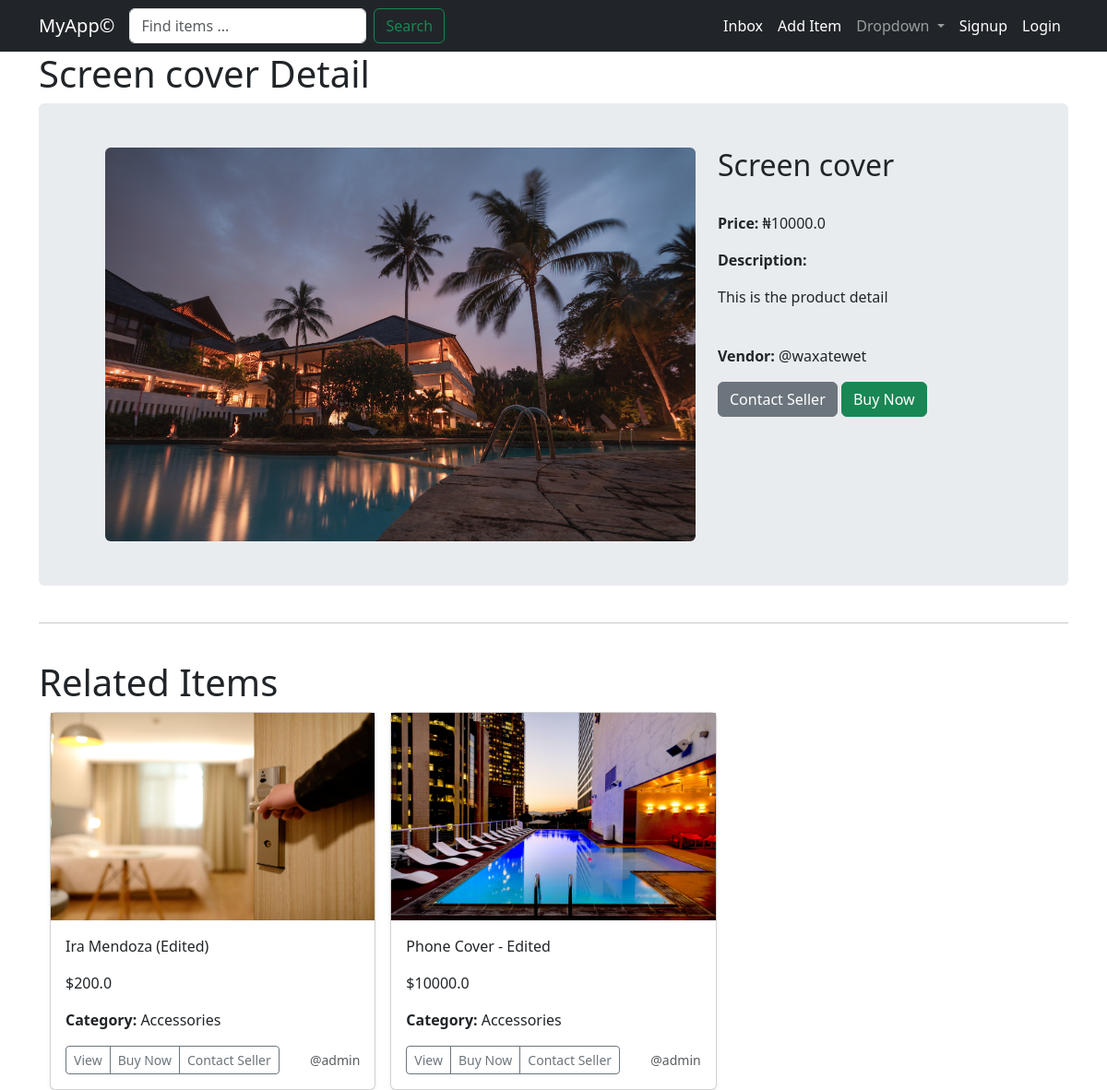
Screenshot of /detail/3/ with the database file from the repository.
### products/models.py (models this page shows, shortened)
class Product(models.Model):
    category = models.ForeignKey(Category, related_name="products", on_delete=models.CASCADE)
    name = models.CharField(max_length=50)
    price = models.FloatField()
    description = models.TextField()
    image = models.ImageField(upload_to="product_pics")
    created_by = models.ForeignKey(User, related_name="products", on_delete=models.CASCADE)
    created_at = models.DateTimeField(auto_now_add=True)
    is_sold = models.BooleanField(default=False)
    stock = models.IntegerField()
    class Meta:
        ordering = ["name"]

class Category(models.Model):
    name = models.CharField(max_length=100)
    class Meta:
        verbose_name_plural = "Categories"
        ordering = ["name"]

### products/views.py (the view)
# urls.py: path("<int:pk>/", views.detail, name="detail"),
def detail(request, pk):
    product = get_object_or_404(Product, pk=pk, is_sold=False)
    related_items = Product.objects.filter(category=product.category, is_sold=False).exclude(pk=pk)
    context = {
        "product": product,
        "related_items": related_items,
    }
    return render(request, "products/detail.html", context)

### products/templates/products/detail.html (shortened to what this page needs)
{% extends "products/base.html" %}
{% block content %}
<h1>{{ product.name }} Detail</h1>
<div class=" py-5 bg-body-secondary rounded">
 <div class="container">
   <div class="row mx-5">
     <div class="col-md-8">
       <img src="{{product.image.url}}" class="img-fluid rounded" width="100%">
     </div>
     <div class="col-md-4">
        <h2>{{product.name}}</h2>
         <br>
        <p><strong>Price: </strong> ₦{{ product.price }}</p>
        <p><strong>Description:</strong><br>
        </p>{{product.description}}</p>
         <br>
        <p><strong>Vendor: </strong>@{{product.created_by.username}}
        </p>
        <a href="" class="btn btn-secondary">Contact Seller</a>
        <a href="" class="btn btn-success">Buy Now</a>
        </div>
     </div>
   </div>
 </div>
    <br>
    <hr>
    <br>
    <h1 class="">Related Items</h1>
    <div class="container">
        <div class="row row-cols-1 row-cols-sm-2 row-cols-md-3 g-3">
            {% if related_items %}
                {% for item in related_items %}
                <div class="col">
                <div class="card shadow-sm">
                    <img src="{{ item.image.url }}" alt="" width="100%" height="225">
                    <div class="card-body">
                        <p class="card-text">{{ item.name }}</p>
                        <p class="card-text">${{ item.price }}</p>
                        <p class="card-text"><strong>Category: </strong>{{ item.category.name }}</p>
                        <div class="d-flex justify-content-between align-items-center">
                            <div class="btn-group">
                                {% if request.user == item.created_by %}
                                <a href="{% url 'products:detail' item.id %}" type="button"
                                   class="btn btn-sm btn-outline-secondary">View</a>
                                <a href="{% url 'products:edit_item' item.id %}" type="button" class="btn btn-sm btn-outline-success">Edit</a>
                                <a href="{% url 'products:delete' item.id %}" type="button" class="btn btn-sm btn-outline-danger">Delete</a>
                                {% else %}
                                <a href="{% url 'products:detail' item.id %}" type="button"
                                   class="btn btn-sm btn-outline-secondary">View</a>
                                <button type="button" class="btn btn-sm btn-outline-secondary">Buy Now</button>
                                <a href="{% url 'conversation:new' item.id %}" type="button"
                                   class="btn btn-sm btn-outline-secondary">Contact Seller</a>
                                {% endif %}
                            </div>
                            <small class="text-body-secondary">@{{ item.created_by.username }}</small>
                        </div>
                    </div>
                </div>
            </div>
                {% endfor %}
            {% else %}
                <p>There are no related items for {{ item.category.title }} category</p>
            {% endif %}
        </div>
    </div>
</div>
{% endblock content %}

### rows the page displays
Product: name "Screen cover", image (picture), price "10000.0", description "This is the product detail", created_by.username "waxatewet"
Product: image (picture), name "Ira Mendoza (Edited)", price "200.0", category.name "Accessories", shows "View", created_by.username "admin"
Product: image (picture), name "Phone Cover - Edited", price "10000.0", category.name "Accessories", shows "View", created_by.username "admin"
